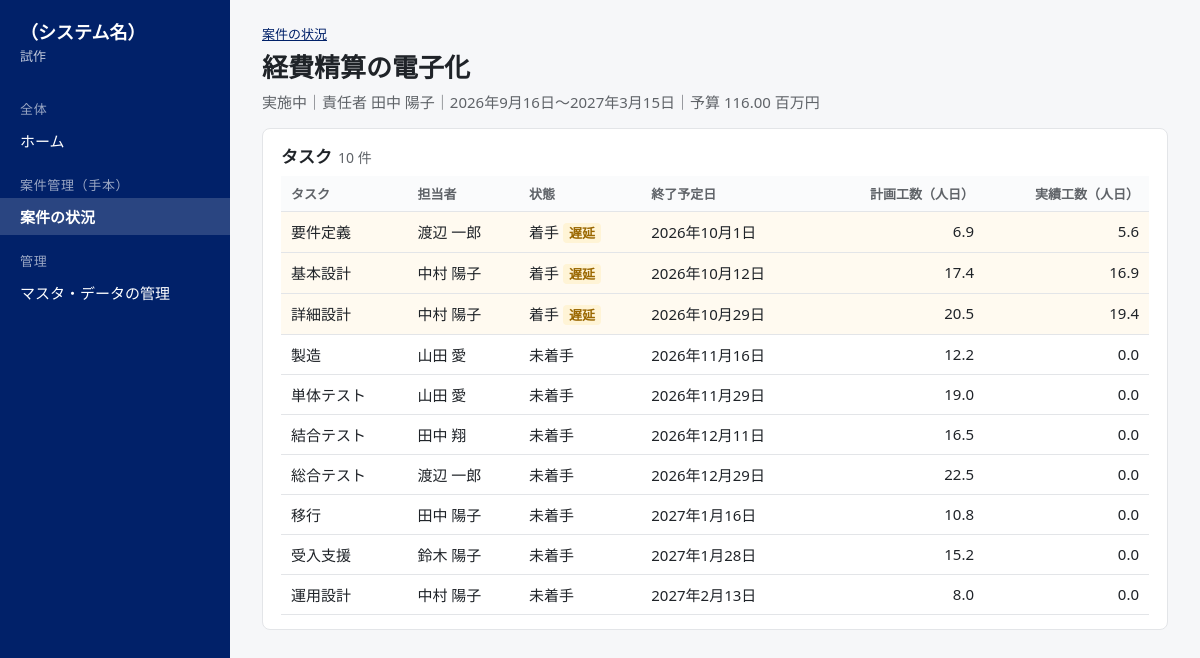
The app's page /sample/projects/P1-0002/ with its own data.
### prj/models.py (models this page shows, shortened)
class TP1(models.Model):
    案件ID = models.CharField(max_length=50, primary_key=True, verbose_name='案件ID', db_column='案件ID')
    案件名 = models.CharField(max_length=500, verbose_name='案件名', db_column='案件名')
    主管組織ID = models.ForeignKey('master.TM1', on_delete=models.PROTECT, related_name='P1_主管組織ID', verbose_name='主管組織ID', db_column='主管組織ID')
    責任者ID = models.ForeignKey('master.TM2', on_delete=models.PROTECT, related_name='P1_責任者ID', verbose_name='責任者ID', db_column='責任者ID')
    案件の状態 = models.CharField(max_length=50, choices=[('PLAN', '計画中'), ('RUN', '実施中'), ('DONE', '完了'), ('STOP', '中止')], verbose_name='案件の状態', db_column='案件の状態')
    開始予定日 = models.DateField(verbose_name='開始予定日', db_column='開始予定日')
    終了予定日 = models.DateField(verbose_name='終了予定日', db_column='終了予定日')
    予算 = models.BigIntegerField(null=True, blank=True, verbose_name='予算', db_column='予算', help_text='承認された予算の総額（円）')
    class Meta:
        db_table = 'p1'
        verbose_name = verbose_name_plural = 'P1 案件'

class TP2(models.Model):
    タスクID = models.CharField(max_length=50, primary_key=True, verbose_name='タスクID', db_column='タスクID')
    案件ID = models.ForeignKey('prj.TP1', on_delete=models.PROTECT, related_name='P2_案件ID', verbose_name='案件ID', db_column='案件ID')
    タスク名 = models.CharField(max_length=500, verbose_name='タスク名', db_column='タスク名')
    担当者ID = models.ForeignKey('master.TM2', on_delete=models.PROTECT, related_name='P2_担当者ID', null=True, blank=True, verbose_name='担当者ID', db_column='担当者ID')
    タスクの状態 = models.CharField(max_length=50, choices=[('TODO', '未着手'), ('DOING', '着手'), ('DONE', '完了')], verbose_name='タスクの状態', db_column='タスクの状態')
    開始予定日 = models.DateField(verbose_name='開始予定日', db_column='開始予定日')
    終了予定日 = models.DateField(verbose_name='終了予定日', db_column='終了予定日')
    計画工数 = models.FloatField(verbose_name='計画工数', db_column='計画工数', help_text='人日')
    完了日 = models.DateField(null=True, blank=True, verbose_name='完了日', db_column='完了日', help_text='完了したときだけ入れる')
    class Meta:
        db_table = 'p2'
        verbose_name = verbose_name_plural = 'P2 タスク'

### master/models.py (models this page shows, shortened)
class TM2(models.Model):
    担当者ID = models.CharField(max_length=50, primary_key=True, verbose_name='担当者ID', db_column='担当者ID')
    氏名 = models.CharField(max_length=500, verbose_name='氏名', db_column='氏名')
    所属組織ID = models.ForeignKey('master.TM1', on_delete=models.PROTECT, related_name='M2_所属組織ID', verbose_name='所属組織ID', db_column='所属組織ID')
    担当者の区分 = models.CharField(max_length=50, choices=[('EMP', '社員'), ('VND', '委託先')], verbose_name='担当者の区分', db_column='担当者の区分')
    標準単価 = models.BigIntegerField(null=True, blank=True, verbose_name='標準単価', db_column='標準単価', help_text='1人日あたりの円')
    class Meta:
        db_table = 'm2'
        verbose_name = verbose_name_plural = 'M2 担当者'

### work/views_sample.py (the view)
# urls.py: path("sample/projects/<str:pk>/", views_sample.project, name="sample_project"),
def project(request, pk):
    p, rows = sample.project_detail(pk)
    return render(request, "work/sample_project.html", {"nav": "sample_projects", "p": p, "rows": rows})

### work/nav.py (called while the page is built)
def context(request):
    from django.urls import NoReverseMatch, reverse
    items = []
    for group, label, name in NAV:
        try:
            items.append((group, label, reverse(name), name))
        except NoReverseMatch:
            continue
    return {"SYSTEM_NAME": SYSTEM_NAME, "NAV": items}

### work/sample.py (called while the page is built)
def models():
    get = apps.get_model
    return get("prj", "TP1"), get("prj", "TP2"), get("prj", "TP3")

def project_detail(pk, today=None):
    today = today or date.today()
    P1, P2, P3 = models()
    p = P1.objects.get(pk=pk)
    rows = []
    for t in P2.objects.filter(案件ID=p).select_related("担当者ID").order_by("終了予定日"):
        actual = P3.objects.filter(タスクID=t).aggregate(s=Sum("実績工数"))["s"] or 0
        rows.append(dict(id=t.pk, name=t.タスク名, who=t.担当者ID.氏名 if t.担当者ID else "―",
                         state=t.get_タスクの状態_display(), end=t.終了予定日, plan=t.計画工数, actual=round(actual, 1),
                         late=t.タスクの状態 != "DONE" and t.終了予定日 < today))
    return p, rows

### work/templatetags/fmt.py (called while the page is built)
@register.filter
def mil(v):
    try:
        return f"{float(v) / 1e6:,.2f}"
    except (TypeError, ValueError):
        return v

@register.filter
def num(v, digits=1):
    if v is None or v == "":
        return "―"
    try:
        return f"{float(v):,.{int(digits)}f}"
    except (TypeError, ValueError):
        return v

@register.simple_tag
def vstatic(path):
    from django.contrib.staticfiles import finders
    from django.templatetags.static import static
    f = finders.find(path)
    return f"{static(path)}?v={int(os.path.getmtime(f)) if f else 0}"

### work/templates/work/sample_project.html (shortened to what this page needs)
{% extends "work/base.html" %}
{% load fmt %}
{% block content %}
<header class="page">
  <div class="crumb"><a href="{% url 'sample_projects' %}">案件の状況</a></div>
  <h1>{{ p.案件名 }}</h1>
  <p class="meta">{{ p.get_案件の状態_display }}｜責任者 {{ p.責任者ID.氏名 }}｜{{ p.開始予定日 }}〜{{ p.終了予定日 }}{% if p.予算 %}｜予算 {{ p.予算|mil }} 百万円{% endif %}</p>
</header>
<section class="panel">
  <h2>タスク<span class="count">{{ rows|length }} 件</span></h2>
  <table class="list">
    <thead><tr><th>タスク</th><th>担当者</th><th>状態</th><th>終了予定日</th><th class="num">計画工数（人日）</th><th class="num">実績工数（人日）</th></tr></thead>
    <tbody>
    {% for r in rows %}
      <tr{% if r.late %} class="late"{% endif %}><td>{{ r.name }}</td><td>{{ r.who }}</td><td>{{ r.state }}{% if r.late %} <span class="badge warn">遅延</span>{% endif %}</td>
        <td>{{ r.end }}</td><td class="num">{{ r.plan|num }}</td><td class="num">{{ r.actual|num }}</td></tr>
    {% endfor %}
    </tbody>
  </table>
</section>
{% endblock %}

### work/static/work/app.css (style rules this page uses)
:root { --navy: #012169; --gray: #75787B; --ink: #1f2328; --sub: #5f6368; --line: #e3e5e8; --bg: #f6f7f9; --panel: #fff; --alert: #b42318; --alert-bg: #fdecea; --warn: #9a6700; --warn-bg: #fff4d6; --ok: #1a7f37; --ok-bg: #e8f5ec; }
* { box-sizing: border-box; }
body { margin: 0; font-family: "Yu Gothic UI", "Meiryo", system-ui, sans-serif; color: var(--ink); background: var(--bg); font-size: 15px; display: flex; min-height: 100vh; }
a { color: var(--navy); }
header.page h1 { font-size: 26px; margin: 4px 0 6px; }
.crumb { font-size: 13px; color: var(--sub); }
.meta, .lead { color: var(--sub); margin: 4px 0 16px; }
h2 { font-size: 17px; margin: 18px 0 8px; }
.panel { background: var(--panel); border: 1px solid var(--line); border-radius: 8px; padding: 14px 18px; margin-bottom: 16px; }
.panel h2 { margin-top: 0; }
.count { font-weight: 400; color: var(--sub); font-size: 14px; margin-left: 6px; }
table.list { width: 100%; border-collapse: collapse; background: var(--panel); }
table.list th { text-align: left; font-weight: 600; font-size: 13px; color: var(--sub); background: #fafbfc; padding: 8px 10px; border-bottom: 1px solid var(--line); white-space: nowrap; }
table.list td { padding: 9px 10px; border-bottom: 1px solid var(--line); vertical-align: top; }
table.list tr.late td { background: #fffaf0; }
.num { text-align: right !important; white-space: nowrap; }
.badge { display: inline-block; white-space: nowrap; font-size: 13px; font-weight: 600; border-radius: 4px; padding: 1px 6px; line-height: 18px; }
.badge.warn { color: var(--warn); background: var(--warn-bg); }

### records on screen
TP1: 案件名 "経費精算の電子化", 案件の状態 "実施中", 責任者ID.氏名 "田中 陽子", 開始予定日 "2026年9月16日", 終了予定日 "2027年3月15日", 予算|mil "116.00"
TP2: name "要件定義", end "2026年10月1日", plan|num "6.9"
TM2: who "渡辺 一郎" "渡辺 一郎"
TP2: name "基本設計", end "2026年10月12日", plan|num "17.4"
TM2: who "中村 陽子" "中村 陽子" "中村 陽子"
TP2: name "詳細設計", end "2026年10月29日", plan|num "20.5"
TP2: name "製造", end "2026年11月16日", plan|num "12.2"
TM2: who "山田 愛" "山田 愛"
TP2: name "単体テスト", end "2026年11月29日", plan|num "19.0"
TP2: name "結合テスト", end "2026年12月11日", plan|num "16.5"
TM2: who "田中 翔"
TP2: name "総合テスト", end "2026年12月29日", plan|num "22.5"
TP2: name "移行", end "2027年1月16日", plan|num "10.8"
TM2: who "田中 陽子"
TP2: name "受入支援", end "2027年1月28日", plan|num "15.2"
TM2: who "鈴木 陽子"
TP2: name "運用設計", end "2027年2月13日", plan|num "8.0"

### other values on screen
{{ SYSTEM_NAME }} "（システム名）"
{{ g.grouper }} "全体" "案件管理（手本）"
{{ item.1 }} "ホーム" "案件の状況"
{{ rows|length }} "10"
{{ r.state }} "着手" "着手" "着手" "未着手" "未着手" "未着手" "未着手" "未着手" "未着手" "未着手"
{{ r.actual|num }} "5.6" "16.9" "19.4" "0.0" "0.0" "0.0" "0.0" "0.0" "0.0" "0.0"
